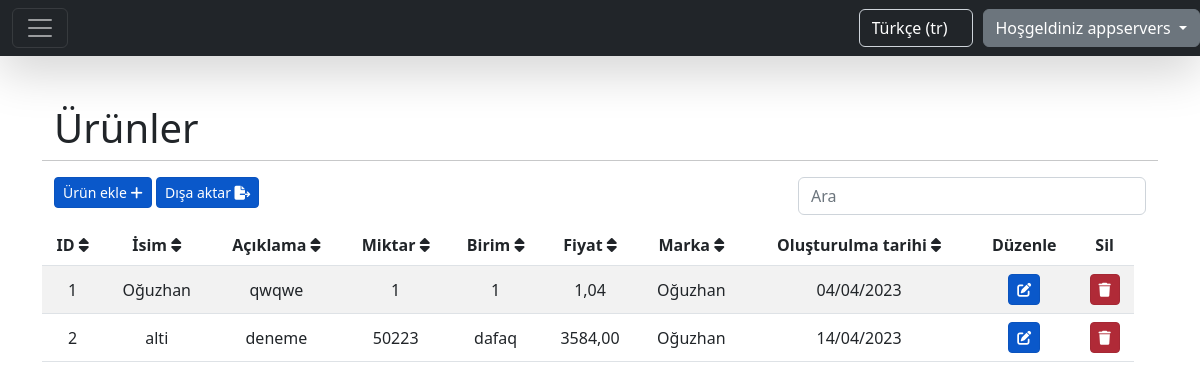
/tr/products/ (signed in), run on the app's committed database.
### home/models.py (models this page shows, shortened)
class CompanyUser(AbstractBaseUser):
    company_name = models.CharField(max_length=255, unique=True)
    email = models.EmailField(max_length=255, unique=True)
    phone_number = models.CharField(max_length=15, unique=True)
    website = models.CharField(max_length=255, blank=True, null=True)
    address = models.CharField(max_length=255)
    is_active = models.BooleanField(default=True)
    is_admin = models.BooleanField(default=False)
    USERNAME_FIELD = 'email'
    REQUIRED_FIELDS = ['company_name', 'phone_number', 'address']
    objects = CompanyUserManager()

### brand/models.py (models this page shows)
class Brand(models.Model):
    name = models.CharField(max_length=30)
    category = models.ForeignKey(Category, on_delete=models.CASCADE, related_name='categories')
    supplier = models.ForeignKey(Supplier, on_delete=models.CASCADE, related_name='suppliers')
    company = models.ForeignKey(CompanyUser, on_delete=models.CASCADE, related_name='brands')
    created = models.DateField(auto_now_add=True)
    def __str__(self):
        return self.name

### product/models.py (models this page shows, shortened)
class Product(models.Model):
    name = models.CharField(max_length=30)
    description = models.CharField(max_length=100)
    amount = models.IntegerField()
    unit = models.CharField(max_length=20)
    price = models.DecimalField(max_digits=10, decimal_places=2)
    brand = models.ForeignKey(Brand, on_delete=models.CASCADE, related_name='brands')
    company = models.ForeignKey(CompanyUser, on_delete=models.CASCADE, related_name='products')
    created = models.DateField(auto_now_add=True)

### product/views.py (the view, shortened to what this page needs)
# urls.py: path('products/', views.ProductListView.as_view(), name='products.list'),
class ProductListView(LoginRequiredMixin, ListView):
    model = Product
    template_name = 'table_template.html'
    context_object_name = 'table_data'
    extra_context = {
        'header_data': [
            {'id': 'id', 'header': 'ID'},
            {'id': 'name', 'header': _('label:name')},
            {'id': 'description', 'header': _('label:description')},
            {'id': 'amount', 'header': _('label:amount')},
            {'id': 'unit', 'header': _('label:unit')},
            {'id': 'price', 'header': _('label:price')},
            {'id': 'brand', 'header': _('label:brand_name')},
            {'id': 'created', 'header': _('label:created_date')},
        ],
        'title': _('label:products'),
        'create_path': 'create/',
        'update_path': 'update/',
        'delete_action': 'product',
        'not_found_text': _('message:no_products_found'),
        'add_new_text': _('label:add_new_product'),
    }
    login_url = settings.LOGIN_URL
    def get_queryset(self):
        query, order_by, value = queryParser.queryParser(self, 'name')
        return self.request.user.products.all().order_by(order_by)
    def get_context_data(self, **kwargs):
        context = super(ProductListView, self).get_context_data(**kwargs)
        new_context = dict()
        for item in context['table_data']:
            new_context[item.id] = {
                'id': item.id,
                'name': item.name,
                'description': item.description,
                'amount': item.amount,
                'unit': item.unit,
                'price': item.price,
                'brand': item.brand,
                'created': date_format(item.created, 'd/m/Y', use_l10n=True)
            }
        context['table_data'] = new_context
        return context

### utils/queryParser.py (called while the page is built)
def queryParser(self, default):
    query = self.request.GET.get('query')
    order_by = self.request.GET.get('order_by')
    value = self.request.GET.get('value')
    if order_by is None or order_by == '':
        order_by = default
    if value is None or value == '':
        value = 'asc'
    if value == 'desc':
        order_by = '-' + order_by
    return query, order_by, value

### static/templates/table_template.html (shortened to what this page needs)
{% extends "base.html" %}
{% load static %}
{% load i18n %}
{% block content %}
    <div class="container">
        <div class="row">
            <div class="col-12" style="text-align: left">
                <h1>{{ title }}</h1>
            </div>
            <hr/>
        </div>
        <div class="row">
            <div class="col-8" style="text-align: left">
                <a href="{{ request.path }}{{ create_path }}" class="btn btn-primary btn-sm active" role="button"
                   aria-pressed="true">{{ add_new_text }}
                    <i class="fas fa-plus"></i>
                </a>
                <a onclick="exportTable()" class="btn btn-primary btn-sm active"
                   role="button"
                   aria-pressed="true">{% trans 'label:export_button' %}
                    <i class="fas fa-file-export"></i>
                </a>
            </div>
            <div class="col-4" style="text-align: right">
                <form method="get">
                    <input type="search" class="form-control rounded" placeholder="{% trans 'label:search' %}"
                           aria-label="Search"
                           aria-describedby="search-addon" name="query"/>
                </form>
            </div>
        </div>
        <div class="row">
            <div class="row table-responsive" style="margin-top: 10px">
                <table class="table table-striped" id="tableToExport">
                    <thead>
                    <tr>
                        {% for data in header_data %}
                            <th scope="col">{{ data.header }}&nbsp;<i
                                    style="cursor:pointer;display: {% if table_data|length <= 1 %} none {% else %} inline-block{% endif %}"
                                    onclick="sort(this, {{ table_data|length }})"
                                    id="{{ data.id }}"
                                    class="fa fa-sort"></i>
                            </th>
                        {% endfor %}
                        <th scope="col">{% trans 'label:edit_text' %}</th>
                        <th scope="col">{% trans 'label:delete_text' %}</th>
                    </tr>
                    </thead>
                    <tbody>
                    {% for data in table_data.values %}
                        <tr>
                            {% for value in data.values %}
                                <td class="align-middle">{{ value }} </td>
                            {% endfor %}
                            <td class="align-middle">
                                <a href="{{ request.path }}{{ data.id }}/{{ update_path }}"
                                   class="btn btn-primary btn-sm active"
                                   role="button"><i
                                        class="fas fa-edit"></i></a>
                            </td>
                            <td class="align-middle">
                                <form> {% csrf_token %}
                                    <a class="btn btn-danger btn-sm active" role="button"
                                       onclick="deleteAction('{{ delete_action }}' ,{{ data.id }})"><i
                                            class="fas fa-trash"></i></a>
                                </form>
                            </td>
                        </tr>
                    {% empty %}
                        <tr>
                            <td colspan="12" style="text-align: center">{{ not_found_text }}</td>
                        </tr>
                    {% endfor %}
                    </tbody>
                </table>
            </div>
        </div>
    </div>
{% endblock %}

### static/templates/base.html (shortened to what this page needs)
{% load static %}
{% load i18n %}
<!doctype html>
<html>
<head>
    <link rel="stylesheet" href="{% static 'css/style.css' %}">
    <link rel="stylesheet" href="https://cdn.jsdelivr.net/npm/bootstrap@5.2.3/dist/css/bootstrap.min.css"
>
    <link rel="stylesheet" href="https://use.fontawesome.com/releases/v5.15.4/css/fontawesome.css"
/>
    <link rel="stylesheet" href="https://cdn.jsdelivr.net/npm/sweetalert2@11.7.3/dist/sweetalert2.min.css">
    <link rel="stylesheet" href="https://cdnjs.cloudflare.com/ajax/libs/font-awesome/6.3.0/css/all.min.css">
</head>
<body>
<nav class="navbar navbar-dark bg-dark shadow-lg">
    {% if user.is_authenticated %}
        <div class="col-md-6">
            <div class="container-fluid">
                <button class="navbar-toggler" type="button" data-bs-toggle="collapse"
                        data-bs-target="#navbarToggleExternalContent" aria-controls="navbarToggleExternalContent"
                        aria-expanded="false" aria-label="Toggle navigation">
                    <span class="navbar-toggler-icon"></span>
                </button>
            </div>
        </div>
    {% else %}
        <div class="col-md-6"></div>
    {% endif %}
    <div class="col-md-6 d-flex justify-content-end">
        <form action="{% url "set_language" %}" method="post" class="navbar-form navbar-right"
              style="margin-right: 10px" id="language_form">
            <select class="form-control bg-dark text-white" name="language" onchange="this.form.submit()">
                {% get_current_language as LANGUAGE_CODE %}
                {% get_available_languages as LANGUAGES %}
                {% get_language_info_list for LANGUAGES as languages %}
                {% for language in languages %}
                    <option value="{{ language.code }}"{% if language.code == LANGUAGE_CODE %}
                            selected{% endif %}>
                        {{ language.name_local|capfirst }} ({{ language.code }})
                    </option>
                {% endfor %}
            </select>
        </form>
        {% if user.is_authenticated %}
            <div class="btn-group">
                <a type="button" class="btn btn-secondary dropdown-toggle" data-bs-toggle="dropdown"
                   data-bs-display="static" aria-expanded="false">
                    {% trans 'label:welcome' %} {{ user.company_name }}
                </a>
            </div>
        {% endif %}
    </div>
</nav>
<div class="my-5 text-center container">
    {% block content %}
    {% endblock %}
</div>
</body>
</html>

### data on the page
CompanyUser: company_name "appservers"
Brand: values "1" "1" "1" "04/04/2023" "2" "50223" "14/04/2023", name "Oğuzhan"
Product: values "Oğuzhan" "qwqwe" "1,04"
Product: values "alti" "deneme" "dafaq" "3584,00"

### other printed values
{{ title }} "Ürünler"
{{ add_new_text }} "Ürün ekle"
{{ data.header }} "ID" "İsim" "Açıklama" "Miktar" "Birim" "Fiyat" "Marka" "Oluşturulma tarihi"
form field language "Türkçe (tr)"
